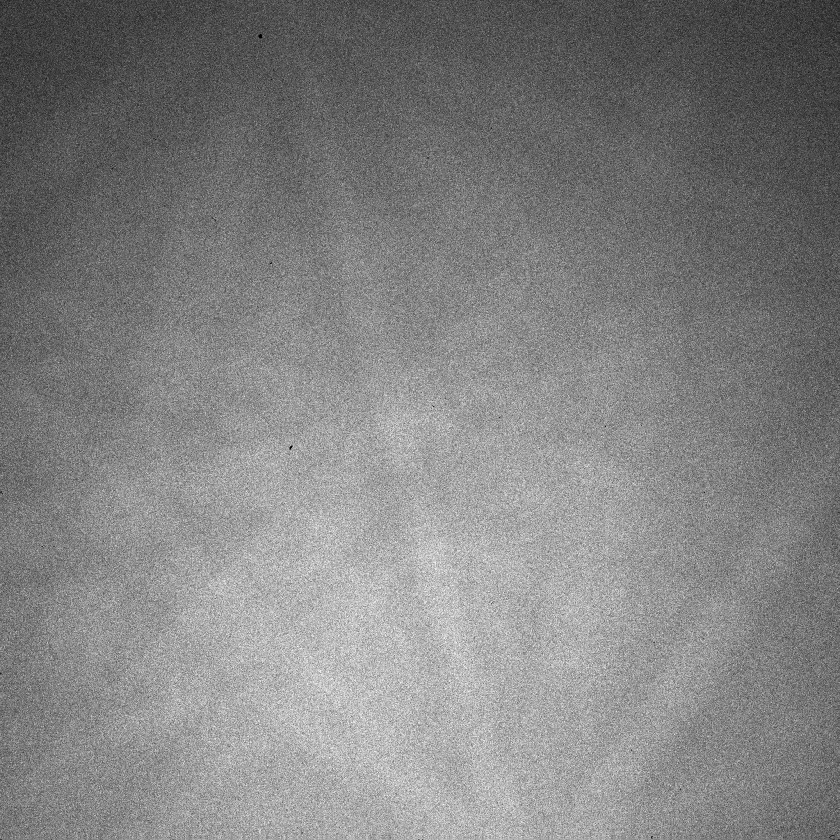
#> input picture imgs/EBSD-Pattern.tif, 840 x 840 px, shrunk from 1024 x 1024 before the run
$ python SimpleDenoising.py
#> lines starting #> are read from the running program, lines starting #| are printed output that depends on the picture
import numpy as np
from skimage import io, filters, exposure
import matplotlib.pyplot as plt


def norm(image):
    return np.around(255 * (image - image.min(axis=(0, 1))) / (image.max(axis=(0, 1)) - image.min(axis=(0, 1)))).astype(np.uint8)


def un_norm(image):
    image = image.astype(float)
    return 2 * ((image - image.min(axis=(0, 1))) / (image.max(axis=(0, 1)) - image.min(axis=(0, 1)))) - 1


# Read in the image
im = io.imread("./imgs/EBSD-Pattern.tif").astype(float)
#> im: shape (840, 840) float64; min 0, max 65535, mean 33353.4

# Create a dynamic background (really blurred version of the image) and subtract it from the original image
background = filters.gaussian(im, sigma=50)
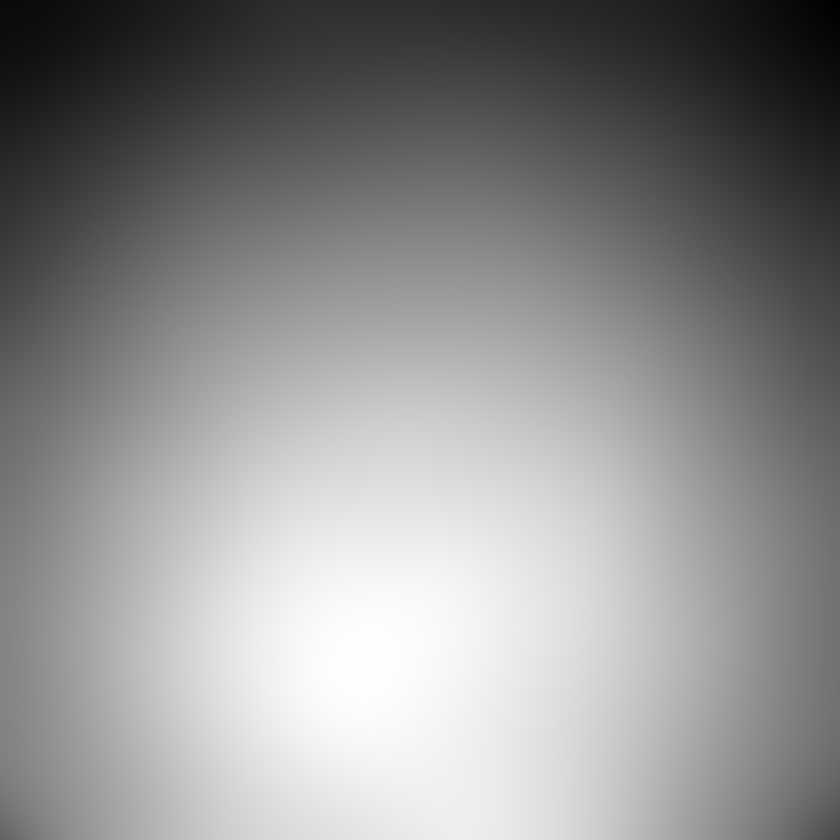
#> background: shape (840, 840) float64; min 15011, max 47570.1, mean 33234.3; drawn with min black and max white
im_new = un_norm(im - background)
#> in un_norm, `image = image.astype(float)`:
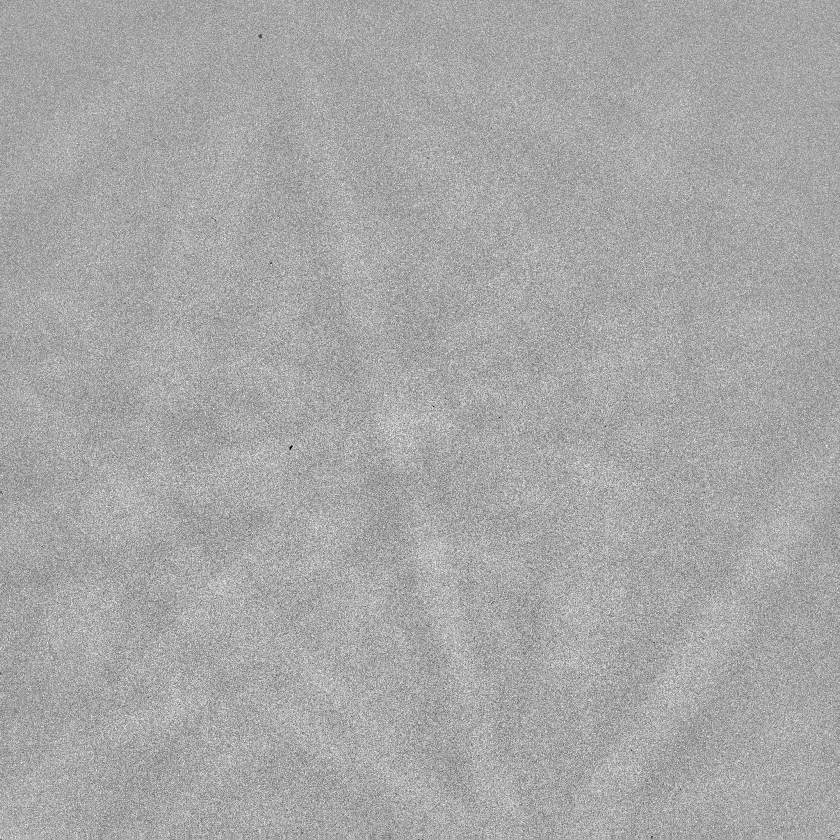
#> image: shape (840, 840) float64; min -40718.5, max 21328.5, mean 119; drawn with min black and max white

# Apply contrast limiting adaptive histogram equalization (CLAHE) to the background-removed image
im_new_clahe = exposure.equalize_adapthist(im_new, clip_limit=0.01)
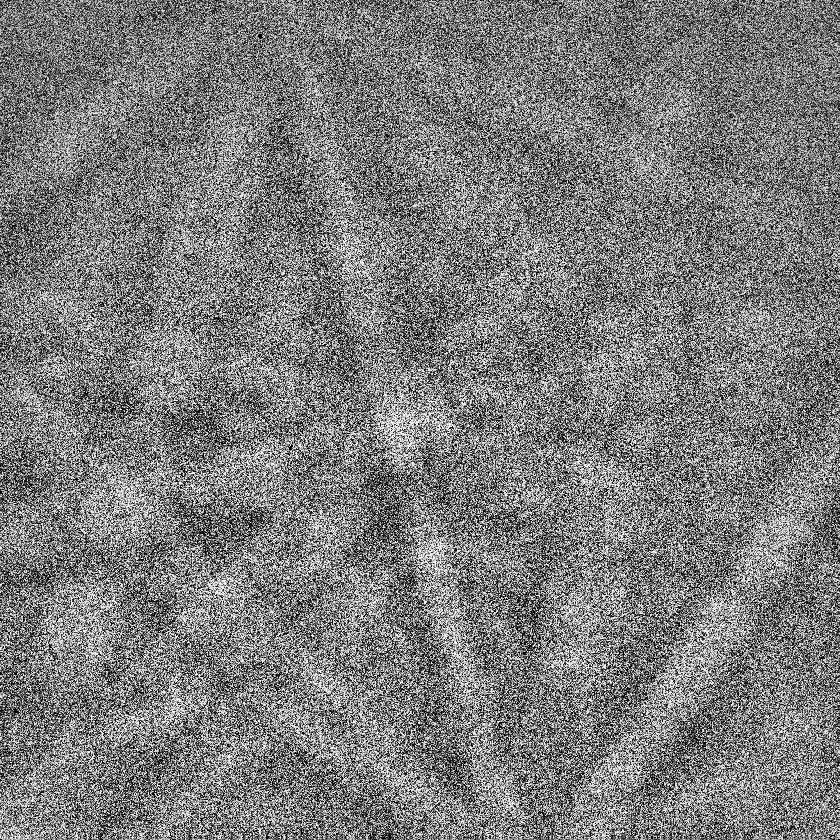
#> im_new_clahe: shape (840, 840) float64; min 0, max 1, mean 0.489

# Normalize the images and save them
im = norm(im)
background = norm(background)
im_new = norm(im_new)
im_new_clahe = norm(im_new_clahe)

io.imsave("./imgs/EBSD-Pattern-Background.tif", background)
io.imsave("./imgs/EBSD-Pattern-Background-Removed.tif", im_new)
io.imsave("./imgs/EBSD-Pattern-Background-Removed-CLAHE.tif", im_new_clahe)

$ run again, with imgs/CeO2.tiff saved as imgs/EBSD-Pattern.tif
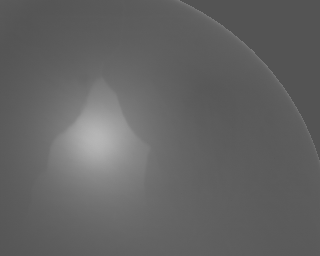
#> input picture imgs/CeO2.tiff, 320 x 256 px
#> in un_norm, `image = image.astype(float)`:
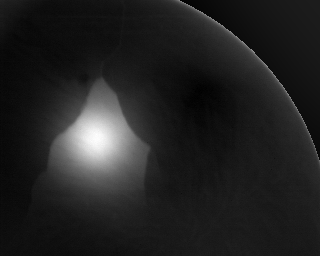
#> image: shape (256, 320) float64; min -2205.4, max 16196.9, mean 273.1; drawn with min black and max white
#> `im_new_clahe = exposure.equalize_adapthist(im_new, clip_limit=0.01)`:
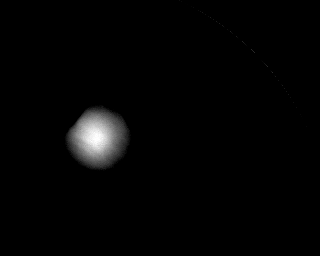
#> im_new_clahe: shape (256, 320) float64; min 0, max 1, mean 0.0189
